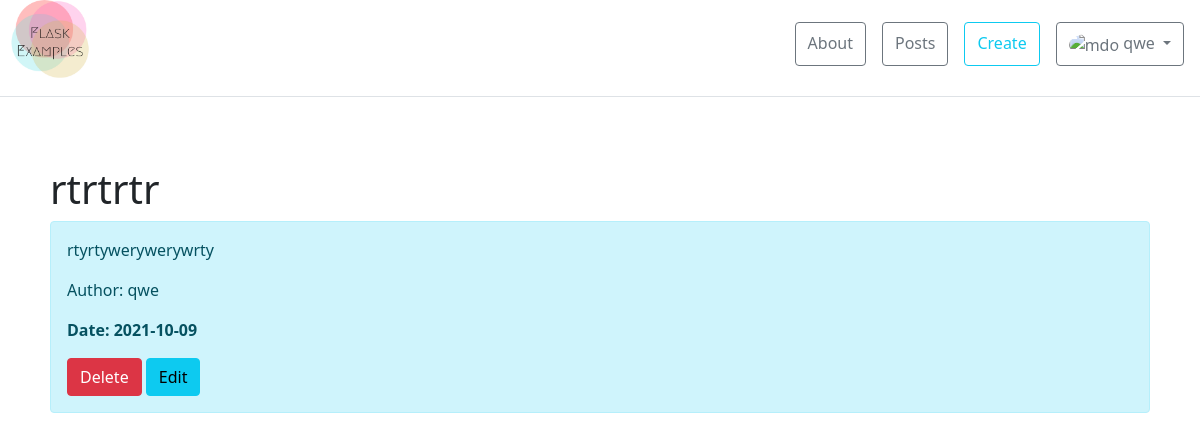
Page /posts/7 (signed in) on the earlier database version.
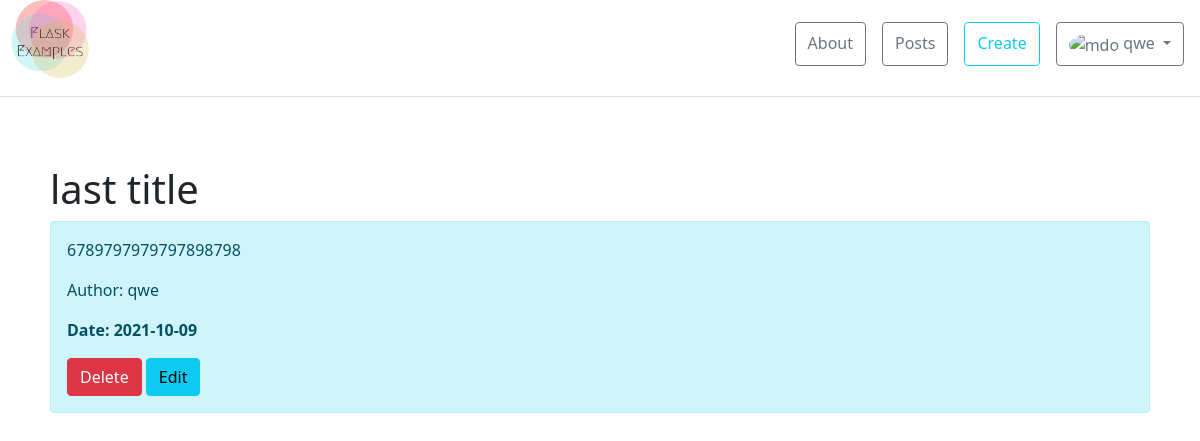
Same page on the later database version.
### app.py (models this page shows)
class Article(db.Model):
    __tablename__ = "article"
    id = db.Column(db.Integer, primary_key=True)
    title = db.Column(db.String(300), nullable=False)
    intro = db.Column(db.String(300), nullable=False)
    text = db.Column(db.Text, nullable=False)
    date = db.Column(db.DateTime, default=datetime.utcnow)
    author = db.Column(db.String(20), nullable=False)

### app.py (the view)
@app.route('/posts/<int:id>')
def posts_detail(id):
    article = Article.query.get(id)
    return render_template('posts_detail.html', article=article)

### app.py (called while the page is built)
@login_manager.user_loader
def load_user(user_id):
    return User.query.get(int(user_id))

### templates/posts_detail.html (shortened to what this page needs)
{% extends 'base.html' %}
{% block body %}
<div class="container mt-5 word-br">
    <h1>{{article.title}}</h1>
    <div class="alert alert-info">
        <p>{{article.text}}</p>
        <p>Author: {{article.author}}</p>
        <p><b>Date: {{article.date.date()}}</b></p>
      {% if current_user.is_authenticated and current_user.username == article.author %}
        <a href="/posts/{{article.id}}/delete" class="btn btn-danger"> Delete</a>
        <a href="/posts/{{article.id}}/update" class="btn btn-info"> Edit</a>
        {% endif %}
    </div>
</div>
{% endblock %}

Differences in the rows shown:
changed Article "qwe": title "rtrtrtr" → "last title"; text "rtyrtywerywerywrty" → "6789797979797898798"
